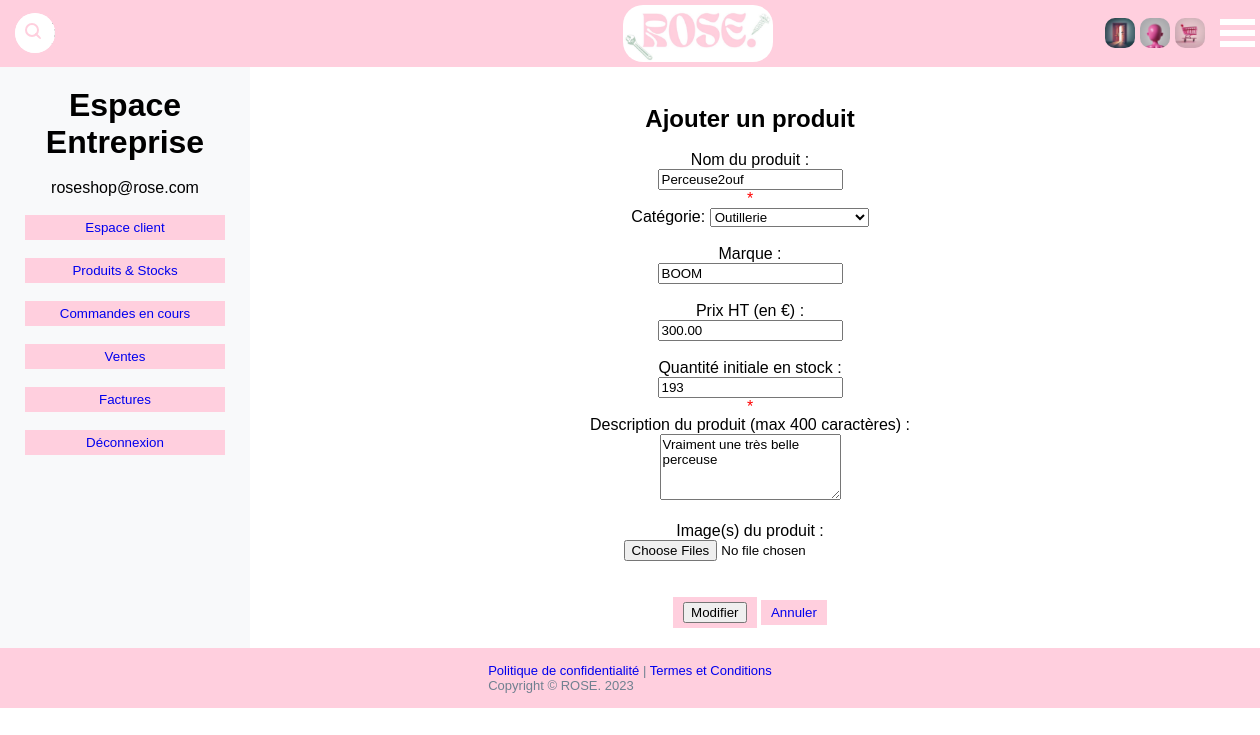
Screenshot of /espace_client_entreprise.php?modifproduit&id=22 (signed in) with the database file from the repository.
### tables this page shows
CREATE TABLE produit (
	id_produit INT(11) AUTO_INCREMENT, 
	id_fournisseur INT(11), 
	nom_produit varchar(250), 
	prixht_produit decimal(9,2), 
	quantitestock_produit numeric(6), 
	description_produit text(1000), 
	categorie_produit varchar(50),
	date_ajout_produit TIMESTAMP DEFAULT CURRENT_TIMESTAMP,
	marque_produit varchar(50),
	statut_produit ENUM('supprimé', 'disponible','désactivé') NOT NULL DEFAULT 'disponible',
		PRIMARY KEY (id_produit),
		FOREIGN KEY (id_fournisseur) REFERENCES client (id_client)
);

### dashboard/modifier_produit.php (the view, shortened to what this page needs)
<?php
    include("./include/connect.php");
    $id_produit = $_GET['id'];
    $Err1 = $Err2 = $Err3 = $Err4 = $Err5 = "";
    $select_query = "SELECT *
                     FROM produit
                     WHERE id_produit ='$id_produit'";
    $select_result = mysqli_query($con, $select_query);
    $rowdata = mysqli_fetch_assoc($select_result);
    $form_produit = $rowdata['nom_produit'];
    $form_categorie = $rowdata['categorie_produit'];
    $form_marque = $rowdata['marque_produit'];
    $form_prixht = $rowdata['prixht_produit'];
    $form_quantite_stock = $rowdata['quantitestock_produit'];
    $form_description = $rowdata['description_produit'];
?>
<!DOCTYPE html>
<html>
<head>
    <link rel="stylesheet" type="text/css" href="./css/produit_dashboard.css">
    <link rel="stylesheet" type="text/css" href="./css/main_style.css">
</head>
<body>
    <div class="outer-container">
    <br><h2>Ajouter un produit</h2><br>
        <form method="POST" action="" enctype="multipart/form-data">
        <label for="nom_produit" class="form-label">Nom du produit :</label><br>
            <input type="nom_produit" id="nom_produit" name="nom_produit" value="<?php echo htmlspecialchars($form_produit); ?>" required><br>
            <span style="color: red;" class="error" id="error-message1">*<?php echo $Err1;?></span><br>
            <label for="categorie" class="form-label">Catégorie:</label>
            <select id="categorie" name="categorie" required>
                <option value="outillerie" <?php echo ($form_categorie === 'outillerie') ? 'selected' : ''; ?>>Outillerie</option>
            </select><br><br>
            <label for="marque" class="form-label">Marque :</label><br>
            <input type="text" id="marque" name="marque" minlength=1 value="<?php echo htmlspecialchars($form_marque); ?>" required><br><br>
            <label for="prixht" class="form-label">Prix HT (en €) :</label><br>
            <input type="number" id="prixht" name="prixht" min=0.01 step="0.01" value="<?php echo htmlspecialchars($form_prixht); ?>" required><br><br>
            <label for="quantite_stock" class="form-label">Quantité initiale en stock :</label><br>
            <input type="number" id="quantite_stock" min=1 name="quantite_stock" value="<?php echo htmlspecialchars($form_quantite_stock); ?>" required><br>
            <span style="color: red;" class="error" id="error-message1">*<?php echo $Err2;?></span><br>
            <label for="description" class="form-label">Description du produit (max 400 caractères) :</label><br>
            <textarea id="description" name="description" maxlength="400" rows="4" required><?php echo htmlspecialchars($form_description); ?></textarea><br><br>
            <label for="images_produit_i">Image(s) du produit :</label><br>
            <input type="file" id="images_produit_i" name="images_produit_i[]" accept=".png, .jpg, .jpeg, .gif" multiple><br><br>
            ?><br>
        <button><input type="submit" value="Modifier" name="modifier_produit"></button>
        <button><a href="espace_client_entreprise.php?produits_stocks">Annuler</a></button>
    </form>
    </div>
</body>
</html>

### css/dashboard.css (style rules this page uses)
body { margin: 0; padding: 0; }

### css/main_style.css (style rules this page uses)
* { text-decoration: none; margin:0; font-family:arial; }
button { background-color: #FFCFDE; color: #fff; border: none; padding: 5px 10px; cursor: pointer; }
.outer-container { margin-top: 20px; margin-bottom: 20px; margin-left: 5px; margin-right:5px; }

### css/produit_dashboard.css (style rules this page uses)
.outer-container { margin-left:20%; margin-right:20%; margin-bottom:10%; background-color: white; align-items: center; text-align: center; }

### rows the page displays
produit: nom_produit "Perceuse2ouf", categorie "Outillerie", marque "BOOM", prixht "300.00", quantite_stock "193", description "Vraiment une très belle perceuse"

### other values shown
$_SESSION['user_id'] "roseshop@rose.com"
